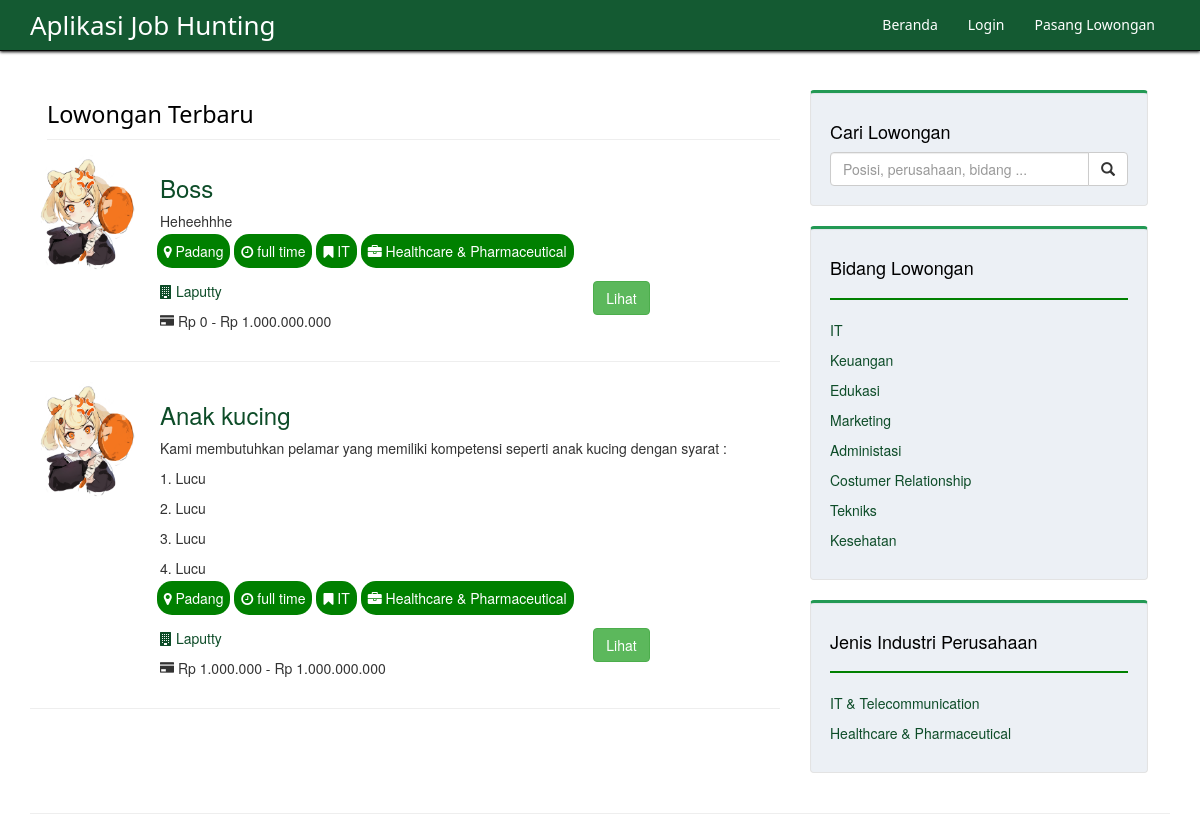
The page / on the database its author committed.
### tables this page shows
CREATE TABLE `joblist` (
  `id_job` int(11) NOT NULL,
  `id_perusahaan` int(11) NOT NULL,
  `posisi` varchar(100) NOT NULL,
  `id_bidang` int(11) NOT NULL,
  `gaji_max` int(11) DEFAULT NULL,
  `gaji_min` int(11) DEFAULT NULL,
  `tgl_akhir` date NOT NULL,
  `tgl_posting` date NOT NULL,
  `tipe` varchar(10) NOT NULL,
  `syarat` varchar(500) NOT NULL,
  `desk_job` varchar(2000) DEFAULT NULL,
  `status_job` varchar(100) DEFAULT NULL
);

CREATE TABLE `perusahaan` (
  `id_perusahaan` int(11) NOT NULL,
  `npwp` bigint(20) DEFAULT NULL,
  `id_user` varchar(100) DEFAULT NULL,
  `id_jenis` int(11) DEFAULT NULL,
  `nama` varchar(100) DEFAULT NULL,
  `alamat` varchar(100) DEFAULT NULL,
  `id_kota` int(11) NOT NULL,
  `telp` varchar(20) DEFAULT NULL,
  `deskripsi` text DEFAULT NULL,
  `logo` varchar(200) NOT NULL
);

CREATE TABLE `kota` (
  `id_kota` int(11) NOT NULL,
  `kota` varchar(100) NOT NULL
);

CREATE TABLE `bidang` (
  `id_bidang` int(11) NOT NULL,
  `bidang` varchar(100) NOT NULL
);

CREATE TABLE `jenis_industri` (
  `id_jenis` int(11) NOT NULL,
  `jenis` varchar(100) NOT NULL
);

### rupiah.php (called while the page is built)
<?php
function rupiah($gajimin)
{
    $hasil_rupiah = "Rp " . number_format($gajimin, 0, ".", ".");
    return $hasil_rupiah;
}
?>

### process/home.php (the view, shortened to what this page needs)
<div class="col-md-8">
<h1 class="page-header" style="margin-left: 17px">
    <small>Lowongan Terbaru</small>
</h1>
    <?php
        include 'connect.php';
        include 'rupiah.php';
        $sql = "SELECT *FROM joblist a
                LEFT JOIN bidang b ON (a.id_bidang=b.id_bidang)
                LEFT JOIN perusahaan c ON (a.id_perusahaan=c.id_perusahaan)
                LEFT JOIN kota d ON (d.id_kota=c.id_kota)
                LEFT JOIN jenis_industri e on (e.id_jenis=c.id_jenis)
                ORDER BY a.id_job DESC LIMIT 20";
        $res = $conn->query($sql);
        foreach ($res as $row => $data)
        {
        ?>
        <div class="row">
            <div class="col-lg-2">
            <a href="?p=detail_job&id=<?php echo $data['id_job']; ?>"><center><img src="dist/images/logo/<?php echo $data['logo'];?>" width="110" height="120"></center>
            </div>
            <div class="col-lg-10">
                <h3><?php echo $data['posisi']; ?></h3></a>
                <p><?php echo $data['desk_job']; ?></p>
                <div class="row">
                    <div style="float:left;">
                        &nbsp;&nbsp;&nbsp;<p class="tag" style="color:white;"><i class="fa fa-map-marker"></i>&nbsp;<?php echo $data['kota']; ?></p>&nbsp;
                    </div>
                    <div style="float:left;">
                        <p class="tag" style="color:white;"><i class="fa fa-clock-o"></i>&nbsp;<?php echo $data['tipe']; ?></p>&nbsp;
                    </div>
                    <div style="float:left;">
                        <p class="tag" style="color:white;"><i class="fa fa-bookmark"></i>&nbsp;<?php echo $data['bidang']; ?></p>&nbsp;
                    </div>
                    <div style="float:left;">
                    <p class="tag" style="color:white;"><i class="fa fa-briefcase"></i>&nbsp;<?php echo $data['jenis']; ?></p>
                    </div>
                </div>
                <br>
                <div class="row">
                    <div class="col-lg-8">
                    <a href="?p=perusahaan.profil&id=<?php echo $data['id_perusahaan']; ?>"><p><i class="fa fa-building"></i>&nbsp;<?php echo $data['nama']; ?></p></a>
                    <p><i class="	glyphicon glyphicon-credit-card"></i>&nbsp;<?php echo rupiah($data['gaji_min']); ?> - <?php echo rupiah($data['gaji_max']); ?></p>
                    </div>
                    <div class="col-lg-4">
                        <a class="btn btn-success" href="?p=detail_job&id=<?php echo $data['id_job']; ?>">Lihat</a>
                    </div>
                </div>
            </div>
        </div>
        <hr>
    <?php } ?>
</div>
<div class="col-md-4">
<div class="well">
    <h4>Cari Lowongan</h4>
    <form role="search" class="navbar-form-custom" action="?p=search" method="post">
        <div class="input-group">
            <input type="text" class="form-control" name="search" placeholder="Posisi, perusahaan, bidang ...">
            <span class="input-group-btn">
                <button class="btn btn-default" type="submit">
                    <span class="glyphicon glyphicon-search"></span>
            </button>
            </span>
        </div>
    </form>
</div>
<div class="well">
    <h4>Bidang Lowongan</h4><hr class="new">
    <div class="row">
        <div class="col-lg-8">
        <?php
            $sql = "SELECT * FROM bidang";
            $res = $conn->query($sql);
            foreach ($res as $row => $data) {
            echo'
            <ul class="list-unstyled">
                <li><a href="?p=bidang&id='.$data["id_bidang"].'"> '.$data['bidang'].'</a>
                </li>
            </ul>';
            }
        ?>
        </div>
    </div>
</div>
<div class="well">
    <h4>Jenis Industri Perusahaan</h4><hr class="new">
    <div class="row">
        <div class="col-lg-8">
        <?php
            $sql = "SELECT * FROM jenis_industri";
            $res = $conn->query($sql);
            foreach ($res as $row => $data) {
            echo'
            <ul class="list-unstyled">
                <li><a href="?p=jenis&id='.$data["id_jenis"].'"> '.$data['jenis'].'</a>
                </li>
            </ul>';
            }
        ?>
        </div>
    </div>
</div>
</div>

### css/blog-home.css (style rules this page uses)
body { padding-top: 70px; }
.page-header { margin: 0px 0px 15px; font-family: 'Armata', 'Segoe UI', sans-serif; font-size: 36px; font-weight: 700; color: #000; border: 600; }
h1 small { color: #000; border: 900; }
.well { border-top: 3px solid #229954; background-color: #ecf0f5; color: #000; margin-right: 22px; }

### css/login-style.css (style rules this page uses)
body { padding-top: 90px; }

### process/home.php (style rules this page uses)
.tag { height: auto; min-height: 100px; background: green; padding: 7px; border-radius: 15px; font-size:14px; display: inline; }
hr.new { border-top: 2px solid green; }

### rows shown on the page
joblist: id_perusahaan.logo (picture), posisi "Boss", desk_job "Heheehhhe", kota.kota "Padang", tipe "full time", id_bidang.bidang "IT", jenis_industri.jenis "Healthcare & Pharmaceutical", id_perusahaan.nama "Laputty", gaji_min "Rp 0", gaji_max "Rp 1.000.000.000"
joblist: id_perusahaan.logo (picture), posisi "Anak kucing", desk_job "Kami membutuhkan pelamar yang memiliki kompetensi seperti anak kucing dengan syarat : 1. Lucu 2. Lucu 3. Lucu 4. Lucu", kota.kota "Padang", tipe "full time", id_bidang.bidang "IT", jenis_industri.jenis "Healthcare & Pharmaceutical", id_perusahaan.nama "Laputty", gaji_min "Rp 1.000.000", gaji_max "Rp 1.000.000.000"
bidang: bidang "IT"
bidang: bidang "Keuangan"
bidang: bidang "Edukasi"
bidang: bidang "Marketing"
bidang: bidang "Administasi"
bidang: bidang "Costumer Relationship"
bidang: bidang "Tekniks"
bidang: bidang "Kesehatan"
jenis_industri: jenis "IT & Telecommunication"
jenis_industri: jenis "Healthcare & Pharmaceutical"
